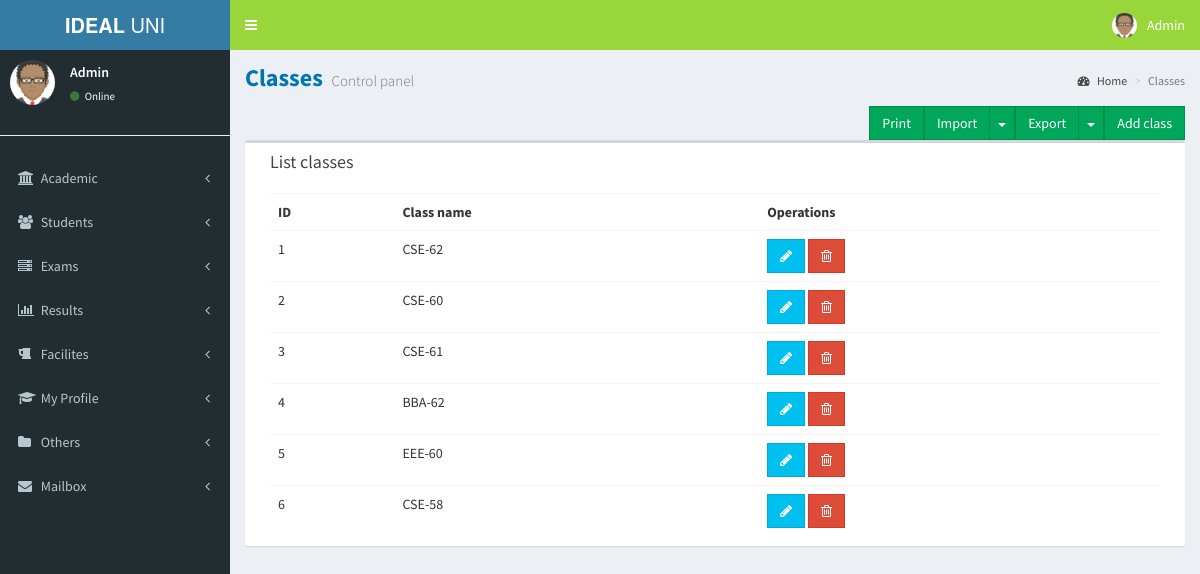
The app's page /buses.php (signed in) with its own data.
### tables this page shows
CREATE TABLE `class` (
  `id` int(11) NOT NULL,
  `classname` varchar(50) NOT NULL
);

### config.php (called while the page is built, shortened)
<?php
if (isset($_SESSION['LOGIN_NAME'])) {
    $LOGIN_NAME = $_SESSION['LOGIN_NAME'];
    $LOGIN_TYPE = $_SESSION['LOGIN_TYPE'];
} else {
    header("Location:login.php");
}
?>

### buses.php (the view, shortened to what this page needs)
<?php
include("header.php");
include("leftsidebar.php");
?>
<div class="content-wrapper">
    <section class="content-header">
        <h1>
            Classes
            <small>Control panel</small>
        </h1>
        <ol class="breadcrumb">
            <li><a href="#"><i class="fa fa-dashboard"></i> Home</a></li>
            <li class="active">Classes</li>
        </ol>
    </section>
    <section class="content">
        <a href="classes.php?addclass=yes"  class="floatRTL btn btn-success btn-flat pull-right marginBottom15 no-print ng-binding">Add class</a>
        <div class="btn-group pull-right no-print">
            <button type="button" class="btn btn-success btn-flat ng-binding">Export</button>
            <button type="button" class="btn btn-success btn-flat dropdown-toggle" data-toggle="dropdown">
                <span class="caret"></span>
            </button>
        </div>
        <div class="btn-group pull-right no-print">
            <button type="button" class="btn btn-success btn-flat ng-binding">Import</button>
            <button type="button" class="btn btn-success btn-flat dropdown-toggle" data-toggle="dropdown">
                <span class="caret"></span>
            </button>
        </div>
        <a href="javascript:window.print()" class="floatRTL btn btn-success btn-flat pull-right marginBottom15 no-print ng-binding">Print</a>
        <div class="box col-xs-12">
            <div class="box-header">
                <h3 class="box-title ng-binding">List classes</h3>
            </div>
            <div class="box-body table-responsive">
                <table class="table table-hover">
                    <tbody><tr>
                            <th class="ng-binding">ID</th>
                            <th class="ng-binding">Class name</th>
                            <th class="no-print ng-binding">Operations</th>
                        </tr>
                        <?php
                        $sql = "SELECT * FROM class";
                        $result = $conn->query($sql);
                        if ($result->num_rows > 0) {
                            while ($row = $result->fetch_assoc()) {
                                ?>
                                <tr  >
                                    <td class="ng-binding"><?= $row["id"]; ?></td>
                                    <td class="ng-binding"><?= $row["classname"]; ?></td>
                                    <td class="no-print">
                                        <a  href="classes.php?id=<?= $row["id"]; ?>&editclass=yes" class="btn btn-info btn-flat" title="" tooltip="" data-original-title="Edit"><i class="fa fa-pencil"></i></a>
                                        <a    href="classes.php?id=<?= $row["id"]; ?>&deleteclass=yes"" class="btn btn-danger btn-flat" title="" tooltip="" data-original-title="Remove"><i class="fa fa-trash-o"></i></a>
                                    </td>
                                </tr>
                                <?php
                            }
                        } else {
                            echo ' <tr   class="ng-hide"><td class="noTableData ng-binding" colspan="5">No Subject</td></tr>';
                        }
                        ?>
                    </tbody></table>
            </div>
        </div>
    </section>
</div>
<?php
include("footer.php");
?>

### header.php (shortened to what this page needs)
<?php
include("config.php");
include("function.php");
?>
<!DOCTYPE html>
<html>
    <head>
        <link rel="stylesheet" href="bootstrap/css/bootstrap.min.css">
        <link rel="stylesheet" href="bootstrap/css/mystyle.css">
        <link rel="stylesheet" href="https://cdnjs.cloudflare.com/ajax/libs/font-awesome/4.5.0/css/font-awesome.min.css">
        <link rel="stylesheet" href="https://cdnjs.cloudflare.com/ajax/libs/ionicons/2.0.1/css/ionicons.min.css">
        <link rel="stylesheet" href="dist/css/AdminLTE.min.css">
        <link rel="stylesheet" href="dist/css/skins/_all-skins.min.css">
        <link rel="stylesheet" href="plugins/iCheck/flat/blue.css">
        <link rel="stylesheet" href="plugins/morris/morris.css">
        <link rel="stylesheet" href="plugins/jvectormap/jquery-jvectormap-1.2.2.css">
        <link rel="stylesheet" href="plugins/datepicker/datepicker3.css">
        <link rel="stylesheet" href="plugins/daterangepicker/daterangepicker-bs3.css">
        <link rel="stylesheet" href="plugins/bootstrap-wysihtml5/bootstrap3-wysihtml5.min.css">
    </head>
    <body class="hold-transition skin-blue sidebar-mini">
        <div class="wrapper">
            <header class="main-header">
                <a href="index.php" class="logo">
                    <span class="logo-lg"><b>IDEAL</b> UNI</span>
                </a>
                <nav class="navbar navbar-static-top">
                    <a href="#" class="sidebar-toggle" data-toggle="offcanvas" role="button">
                    </a>
                    <div class="navbar-custom-menu">
                        <ul class="nav navbar-nav">
                            <li class="dropdown user user-menu">
                                <a href="#" class="dropdown-toggle" data-toggle="dropdown">
                                    <img src="dist/img/avatar.png" class="user-image" alt="User Image">
                                    <span class="hidden-xs"><?=$LOGIN_NAME;?></span>
                                </a>
                            </li>
                        </ul>
                    </div>
                </nav>
            </header>

### leftsidebar.php (shortened to what this page needs)
<aside class="main-sidebar">
    <section class="sidebar">
        <div class="user-panel">
            <div class="pull-left image">
                  <img src="dist/img/avatar.png" class="img-circle" alt="User Image">
            </div>
            <div class="pull-left info">
                <p><?= $LOGIN_NAME; ?></p>
                <a href="#"><i class="fa fa-circle text-success"></i> Online</a>
            </div>
        </div>
        <hr>
        <ul class="sidebar-menu">
            <?php if ($LOGIN_TYPE == "student") { ?>
                <li>
                    <a href="subjectlist.php">
                        <i class="fa fa-book" aria-hidden="true"></i><span>My Subjects </span>
                    </a>
                </li>
                <li>  <a href="showResult.php"> <i class="fa fa-book" aria-hidden="true"></i><span>My Results </span>  </a>   </li>
                <li>  <a href="onlineexam/index.php"> <i class="fa fa-book" aria-hidden="true"></i><span>Online Exam </span>  </a>   </li>
                <li>  <a href="onlineexam/result.php"> <i class="fa fa-book" aria-hidden="true"></i><span>Online Exam Results </span>  </a>   </li>
                <li class="treeview">
                    <a href="#">
                        <i class="fa fa-graduation-cap"></i> <span>My Profile</span>
                        <i class="fa fa-angle-left pull-right"></i>
                    </a>
                    <ul class="treeview-menu">
                        <li><a href="changePassword.php"><i class="fa fa-star"></i> My Profile</a></li>
                        <li><a href="changePassword.php?changePassword=yes"><i class="fa fa-edit"></i>Change Password</a></li>
                        <li><a href="message.php"><i class="fa fa-envelope"></i> Message</a></li>
                        <li><a href="logOut.php"><i class="fa fa-power-off"></i> Logout</a></li>
                    </ul>
                </li>
            <?php } elseif ($LOGIN_TYPE == "admin") { ?>
                <li class="treeview">
                    <a href="#">
                        <i class="fa fa-university"></i> <span>Academic</span>
                        <i class="fa fa-angle-left pull-right"></i>
                    </a>
                </li>
                <li class="treeview">
                    <a href="#">
                        <i class="fa fa-users"></i> <span>Students</span>
                        <i class="fa fa-angle-left pull-right"></i>
                    </a>
                </li>
                <li class="treeview">
                    <a href="#">
                        <i class="fa fa-server"></i> <span>Exams</span>
                        <i class="fa fa-angle-left pull-right"></i>
                    </a>
                </li>
                <li class="treeview">
                    <a href="#">
                        <i class="fa fa-bar-chart"></i> <span>Results</span>
                        <i class="fa fa-angle-left pull-right"></i>
                    </a>
                </li>
                <li class="treeview">
                    <a href="#">
                        <i class="fa fa-beer"></i> <span> Facilites </span>
                        <i class="fa fa-angle-left pull-right"></i>
                    </a>
                </li>
                <li class="treeview">
                    <a href="#">
                        <i class="fa fa-graduation-cap"></i> <span>My Profile</span>
                        <i class="fa fa-angle-left pull-right"></i>
                    </a>
                </li>
                <li class="treeview">
                    <a href="#">
                        <i class="fa fa-folder"></i> <span> Others </span>
                        <i class="fa fa-angle-left pull-right"></i>
                    </a>
                </li>
                <li class="treeview">
                    <a href="#">
                        <i class="fa fa-envelope"></i> <span>Mailbox</span>
                        <i class="fa fa-angle-left pull-right"></i>
                    </a>
                </li>
            <?php } ?>
        </ul>
    </section>
</aside>

### footer.php (shortened to what this page needs)
</body>
</html>

### records on screen
class: id "1", classname "CSE-62"
class: id "2", classname "CSE-60"
class: id "3", classname "CSE-61"
class: id "4", classname "BBA-62"
class: id "5", classname "EEE-60"
class: id "6", classname "CSE-58"

### other values on screen
$LOGIN_NAME "Admin"
